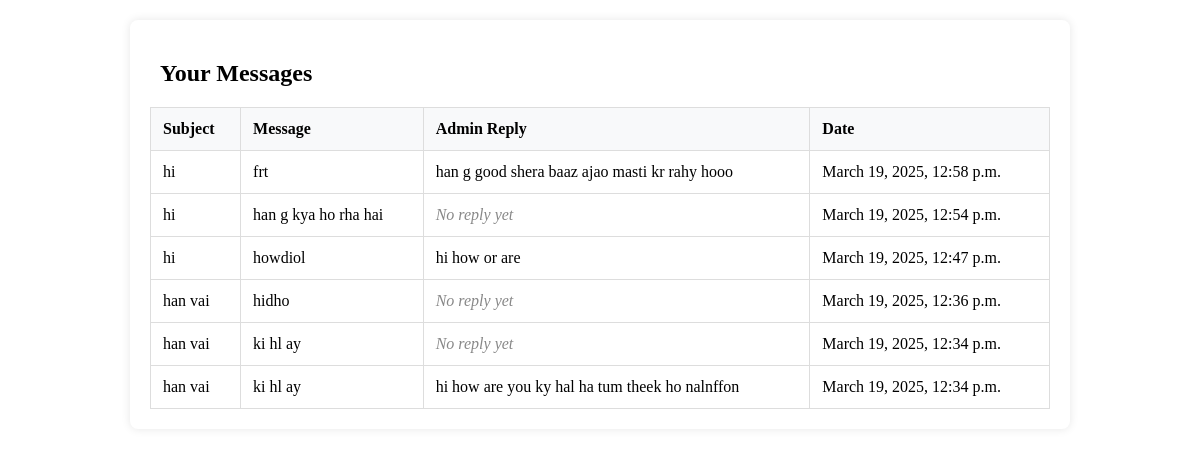
/messages/ (signed in), run on the app's committed database.
### app/models.py (models this page shows, shortened)
class ContactMessage(models.Model):
    name = models.CharField(max_length=100)
    email = models.EmailField()
    subject = models.CharField(max_length=200)
    message = models.TextField()
    created_at = models.DateTimeField(auto_now_add=True)
    admin_reply = models.TextField(blank=True, null=True)
    replied_at = models.DateTimeField(blank=True, null=True)

### app/views.py (the view)
# urls.py: path('messages/',views.user_messages, name='user_messages'),
@login_required
def user_messages(request):
    messages = ContactMessage.objects.filter(email=request.user.email).order_by('-created_at')
    return render(request, 'user_messages.html', {'messages': messages})

### template/user_messages.html (shortened to what this page needs)
{% block content %}
<div class="container mt-4">
    <h2> Your Messages</h2>
    <table class="table">
        <thead>
            <tr>
                <th>Subject</th>
                <th>Message</th>
                <th>Admin Reply</th>
                <th>Date</th>
            </tr>
        </thead>
        <tbody>
            {% for message in messages %}
            <tr>
                <td>{{ message.subject }}</td>
                <td>{{ message.message }}</td>
                <td>
                    {% if message.admin_reply %}
                        {{ message.admin_reply }}
                    {% else %}
                        <span class="text-muted">No reply yet</span>
                    {% endif %}
                </td>
                <td>{{ message.created_at }}</td>
            </tr>
            {% empty %}
            <tr>
                <td colspan="4" class="text-center">No messages found.</td>
            </tr>
            {% endfor %}
        </tbody>
    </table>
</div>
{% endblock %}

### template/user_messages.html (style rules this page uses)
.container { max-width: 900px; margin: 20px auto; background: white; padding: 20px; border-radius: 8px; box-shadow: 0 0 10px rgba(0, 0, 0, 0.1); }
h2 { font-size: 24px; font-weight: bold; display: flex; align-items: center; gap: 10px; }
.table { width: 100%; border-collapse: collapse; margin-top: 15px; background: #fff; }
.table th, .table td { padding: 12px; text-align: left; border: 1px solid #ddd; }
.table th { background: #f8f9fa; font-weight: bold; }
.text-muted { color: #888; font-style: italic; }

### data on the page
ContactMessage: subject "hi", message "frt", admin_reply "han g good shera baaz ajao masti kr rahy hooo", created_at "March 19, 2025, 12:58 p.m."
ContactMessage: subject "hi", message "han g kya ho rha hai", shows "No reply yet", created_at "March 19, 2025, 12:54 p.m."
ContactMessage: subject "hi", message "howdiol", admin_reply "hi how or are", created_at "March 19, 2025, 12:47 p.m."
ContactMessage: subject "han vai", message "hidho", shows "No reply yet", created_at "March 19, 2025, 12:36 p.m."
ContactMessage: subject "han vai", message "ki hl ay", shows "No reply yet", created_at "March 19, 2025, 12:34 p.m."
ContactMessage: subject "han vai", message "ki hl ay", admin_reply "hi how are you ky hal ha tum theek ho nalnffon", created_at "March 19, 2025, 12:34 p.m."
